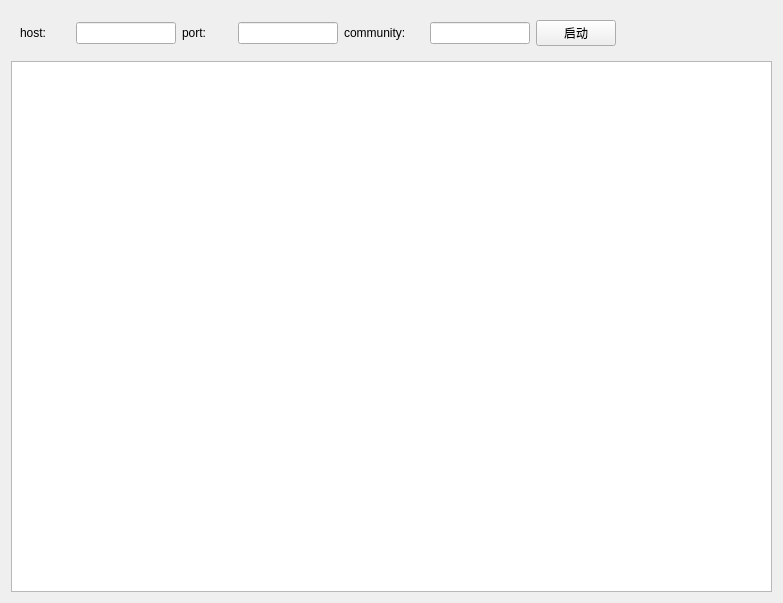
<?xml version="1.0" encoding="UTF-8"?>
<ui version="4.0">
 <class>Form</class>
 <widget class="QWidget" name="Form">
  <property name="geometry">
   <rect>
    <x>0</x>
    <y>0</y>
    <width>783</width>
    <height>603</height>
   </rect>
  </property>
  <property name="windowTitle">
   <string>snmp</string>
  </property>
  <layout class="QVBoxLayout" name="verticalLayout">
   <item>
    <widget class="QWidget" name="widget" native="true">
     <layout class="QHBoxLayout" name="horizontalLayout">
      <item>
       <widget class="QLabel" name="lab">
        <property name="minimumSize">
         <size>
          <width>50</width>
          <height>0</height>
         </size>
        </property>
        <property name="maximumSize">
         <size>
          <width>50</width>
          <height>16777215</height>
         </size>
        </property>
        <property name="text">
         <string>host:</string>
        </property>
       </widget>
      </item>
      <item>
       <widget class="QLineEdit" name="host_edit">
        <property name="minimumSize">
         <size>
          <width>100</width>
          <height>0</height>
         </size>
        </property>
        <property name="maximumSize">
         <size>
          <width>100</width>
          <height>16777215</height>
         </size>
        </property>
       </widget>
      </item>
      <item>
       <widget class="QLabel" name="lab_2">
        <property name="minimumSize">
         <size>
          <width>50</width>
          <height>0</height>
         </size>
        </property>
        <property name="maximumSize">
         <size>
          <width>50</width>
          <height>16777215</height>
         </size>
        </property>
        <property name="text">
         <string>port:</string>
        </property>
       </widget>
      </item>
      <item>
       <widget class="QLineEdit" name="port_edit">
        <property name="minimumSize">
         <size>
          <width>100</width>
          <height>0</height>
         </size>
        </property>
        <property name="maximumSize">
         <size>
          <width>100</width>
          <height>16777215</height>
         </size>
        </property>
       </widget>
      </item>
      <item>
       <widget class="QLabel" name="lab_3">
        <property name="minimumSize">
         <size>
          <width>80</width>
          <height>0</height>
         </size>
        </property>
        <property name="maximumSize">
         <size>
          <width>80</width>
          <height>16777215</height>
         </size>
        </property>
        <property name="text">
         <string>community:</string>
        </property>
       </widget>
      </item>
      <item>
       <widget class="QLineEdit" name="com_edit">
        <property name="minimumSize">
         <size>
          <width>100</width>
          <height>0</height>
         </size>
        </property>
        <property name="maximumSize">
         <size>
          <width>100</width>
          <height>16777215</height>
         </size>
        </property>
       </widget>
      </item>
      <item>
       <widget class="QPushButton" name="start">
        <property name="text">
         <string>启动</string>
        </property>
       </widget>
      </item>
      <item>
       <spacer name="horizontalSpacer">
        <property name="orientation">
         <enum>Qt::Horizontal</enum>
        </property>
        <property name="sizeHint" stdset="0">
         <size>
          <width>40</width>
          <height>20</height>
         </size>
        </property>
       </spacer>
      </item>
     </layout>
    </widget>
   </item>
   <item>
    <widget class="QTextBrowser" name="content"/>
   </item>
  </layout>
 </widget>
 <resources/>
 <connections/>
</ui>
